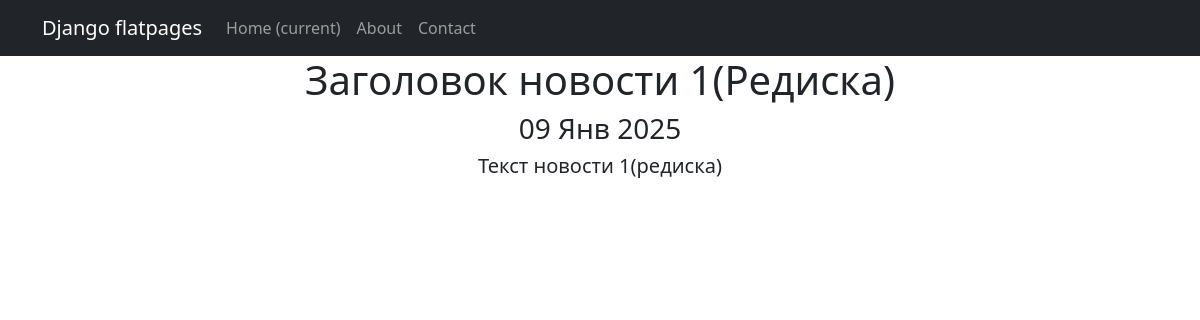
Screenshot of /news/3 with the database file from the repository.
### news/models.py (models this page shows, shortened)
class Post(models.Model):
    author = models.ForeignKey(Author, on_delete=models.CASCADE, null=True, related_name='posts')
    article_or_news = models.CharField('Статья или новость', max_length=2, choices=TYPE)
    date_time = models.DateTimeField('Дата и время', auto_now=True)
    category = models.ManyToManyField(Category,  through='PostCategory')
    heading = models.CharField('Заголовок', max_length=250)
    text = models.TextField('Текст')
    rating = models.IntegerField('Рейтинг статьи', default=0)

### news/views.py (the view)
# urls.py: path('<int:pk>', PostDetail.as_view(), name='post_detail'),
class PostDetail(DetailView):
    model = Post
    template_name = 'flatpages/post.html'
    context_object_name = 'post'

### templates/flatpages/post.html (shortened to what this page needs)
{% extends 'flatpages/default.html' %}
{% block content %}
<h1>{{ post.heading }}</h1>
<h3>{{ post.date_time|date:'d M Y' }}</h3>
<h5>{{ post.text }}</h5>
{% endblock content %}

### rows the page displays
Post: heading "Заголовок новости 1(Редиска)", date_time "09 Янв 2025", text "Текст новости 1(редиска)"
